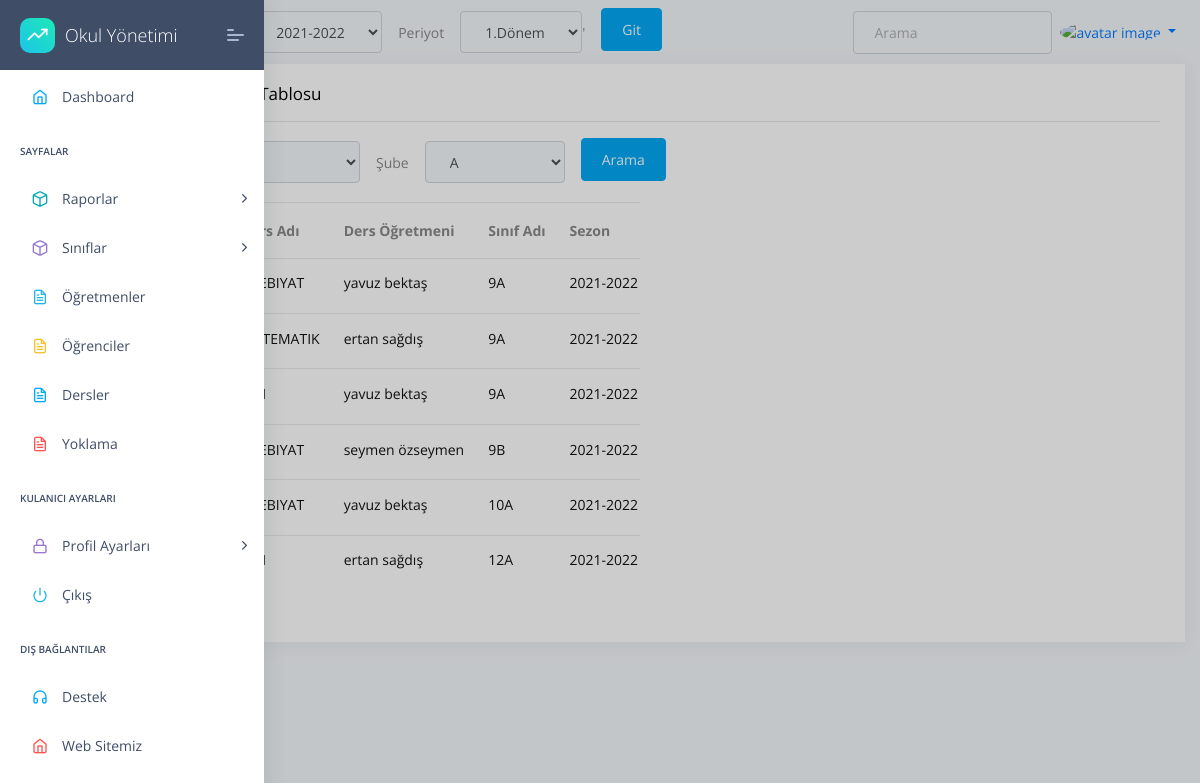
Screenshot of /lessons/lessons/list/ with the database file from the repository.
### apps/lessons/models.py (models this page shows, shortened)
class LessonClassList(models.Model):
    className= models.ForeignKey(StudentList,unique=False, related_name='lesson_classname', on_delete=models.CASCADE)
    lesson=models.ForeignKey(Lesson, related_name='lesson_lesson', on_delete=models.CASCADE)
    teacher=models.ForeignKey(Profil,blank=True, related_name='lesson_profil', on_delete=models.CASCADE)
    def __str__(self):
      return str(self.className)

class Lesson(models.Model):
    name=models.CharField(max_length=30)
    code=models.CharField(max_length=5)

### apps/home/models.py (models this page shows, shortened)
class Profil(models.Model):
    user=models.OneToOneField(User,on_delete=models.CASCADE,related_name="user")
    TC=models.CharField(max_length=11,unique=True,validators=[validateEven],blank=True,null=True)# regex eklenecek, validasyon yapilacak
    image=models.ImageField(upload_to=upload_location,blank=True,null=True,default='images/person.png')
    job=models.ForeignKey(JobsTable,on_delete=models.CASCADE,unique=False,blank=True,null=True)
    phone=models.CharField(validators=[validatePhone], max_length=17, blank=True,default="05",null=True,unique=False) # regex eklenecek, validasyon yapilacak
    adress=models.TextField(max_length=100,unique=False,blank=True,null=True)
    isWorking=models.BooleanField(default=True,unique=False,blank=True,null=True)
    HESCode=models.CharField(max_length=12,unique=True,validators=[validateHesCode],blank=True,null=True)
    birthdate=models.DateField(("Doğum Tarihiniz"), auto_now=False, auto_now_add=False,unique=False,blank=True,null=True)
    sexualChoice=(('Kız','Kız'),
              ('Erkek','Erkek'),
              ('Diger','Diğer'),
    )
    gender=CharField(max_length=10 ,choices=sexualChoice,unique=False,blank=True,null=True)

class Session(models.Model):
    session=models.CharField(max_length=10,default="2021-2022",unique=True)
    active=models.BooleanField(default=False)
    def __str__(self):
      return self.session

### apps/student/models.py (models this page shows)
class StudentList(models.Model):
    className=models.ForeignKey(Classes,on_delete=models.CASCADE)
    session=models.ForeignKey(Session,on_delete=models.CASCADE)
    periods=models.ForeignKey(Period,on_delete=models.CASCADE)
    students=models.ManyToManyField(Student,blank=True)
    mainteacher=models.ForeignKey(Profil,on_delete=models.CASCADE,blank=True,null=True,verbose_name="Sınıf Öğretmeni",related_name='teacher')
    seating_arrangement=models.CharField(max_length=10000,default=" / / / / / / / / / / / / / / / / / / / / / / / ")
    class Meta:
        ordering = ('className',"session","periods",)
    def __str__(self):
        return  str(self.session.session)+' '+self.periods.period +' '+str(self.className.level.level)+self.className.className.name

### apps/classes/models.py (models this page shows)
class Classes(models.Model):
    className=models.ForeignKey(ClassNames,on_delete=models.CASCADE,default="")
    level=models.ForeignKey(ClassLevels,on_delete=models.CASCADE)
    def __str__(self):
        return self.level.level+self.className.name

class ClassLevels(models.Model):
    level=models.CharField(default="9",max_length=2,unique=True)
    def __str__(self):
        return self.level

class ClassNames(models.Model):
    name=models.CharField(default="A",max_length=1,unique=True)
    class Meta:
        ordering = ('name',)
    def __str__(self):
        return self.name

### apps/lessons/views.py (the view)
# urls.py: path('lessons/list/', views.LessonClassListList.as_view()  ,name='LessonClassListList'),
class LessonClassListList(ListView):
    model=LessonClassList
    template_name="lesson/lesson-list.html"
    def get_context_data(self, **kwargs):
        context = super().get_context_data(**kwargs)
        context['classLevels']=ClassLevels.objects.all()
        context['sessions']=Session.objects.all()
        context['periods']=Period.objects.all()
        context['classNames']=ClassNames.objects.all()
        context['all_class_levels']=all_class_levels
        return context
    def get_queryset(self):
        queryset = {"lessonClassList": LessonClassList.objects.all()}
        sessionUpdate(self.request)
        session=Session.objects.get(active=True)
        period=Period.objects.get(active=True)
        className = self.request.GET.get("className")
        classLevel = self.request.GET.get("classLevel")
        query={}
        if className!="0" and className!=None:
            query['className__className__className__name__contains']=className
        else:
            query['className__className__className__name__contains']=""
        if classLevel!="0" and classLevel!=None:
            query['className__className__level__level__contains']=classLevel
        else:
            query['className__className__level__level__contains']=""
        query["className__session__session__contains"]=session
        query["className__periods__period__contains"]=period
        queryset = {"lessonClassList": LessonClassList.objects.filter(**query)}
        print(LessonClassList.objects.filter(**query))
        return queryset

### apps/attendance/views.py (called while the page is built)
def sessionUpdate(request):
    if request.GET.get("sessionID"):
        try:
            oldSession = Session.objects.get(active=1)
            oldSession.active=False
            oldSession.save()
        except:
            pass
        newSession=request.GET.get("sessionID")
        print("Yeni sezon : ",newSession)
        newSession = Session.objects.get(session=newSession)
        newSession.active=True
        newSession.save()
    if request.GET.get("periodID"):
        try:
            oldPeriod = Period.objects.get(active=1)
            oldPeriod.active=False
            oldPeriod.save()
        except:
            pass
        newPeriod =request.GET.get("periodID")
        print("Yeni Period  : ",newPeriod )
        newPeriod  = Period.objects.get(period=newPeriod )
        newPeriod.active=True
        newPeriod.save()

### apps/home/models.py (called while the page is built)
    def __str__(self):
      return self.period

### apps/templates/lesson/lesson-list.html (shortened to what this page needs)
{% extends "layouts/base.html" %}
{% block content %}
<div class="col-xl-12 col-md-6">
    <div class="card ">
        <div class="card-header">
            <h5>Mevcut Derslerin Tablosu</h5>
            <hr>
            {% include 'lesson/filter.html' %}
        </div>
        <div class="card-block px-0 py-3 col-md-6">
            <div class="table-responsive">
                <table class="table table-hover">
                    <thead>
                        <tr>
                            <th scope="col">Dersin Kodu</th>
                            <th scope="col">Ders Adı</th>
                            <th scope="col">Ders Öğretmeni</th>
                            <th scope="col">Sınıf Adı</th>
                            <th scope="col">Sezon</th>
                        </tr>
                    </thead>
                    <tbody>
                        {% for studentlist in object_list.lessonClassList %}
                        <tr class="unread">
                            <td title="Ders Kodu">
                                <h6 class="mb-1">{{studentlist.lesson.code}} </h6>
                            </td>
                            <td title="Ders Adı">
                                <h6 class="mb-1">{{studentlist.lesson.name}} </h6>
                            </td>
                            <td title="Öğretmen">
                                <h6 class="mb-1">{{studentlist.teacher.user.first_name}}  {{studentlist.teacher.user.last_name}}</h6>
                            </td>
                            <td title="Sınıf">
                                <h6 class="mb-1">{{studentlist.className.className}} </h6>
                            </td>
                            <td title="Sezon">
                                <h6 class="mb-1">{{studentlist.className.session}} </h6>
                            </td>
                        </tr>
                        {% endfor %}
                    </tbody>
                </table>
            </div>
        </div>
    </div>
</div>
{% endblock content %}

### rows the page displays
LessonClassList: lesson.name "EDEBIYAT", teacher.user.first_name "yavuz", teacher.user.last_name "bektaş", className.className "9A", className.session "2021-2022"
LessonClassList: lesson.name "MATEMATIK", teacher.user.first_name "ertan", teacher.user.last_name "sağdış", className.className "9A", className.session "2021-2022"
LessonClassList: teacher.user.first_name "yavuz", teacher.user.last_name "bektaş", className.className "9A", className.session "2021-2022"
LessonClassList: lesson.name "EDEBIYAT", teacher.user.first_name "seymen", teacher.user.last_name "özseymen", className.className "9B", className.session "2021-2022"
LessonClassList: lesson.name "EDEBIYAT", teacher.user.first_name "yavuz", teacher.user.last_name "bektaş", className.className "10A", className.session "2021-2022"
LessonClassList: teacher.user.first_name "ertan", teacher.user.last_name "sağdış", className.className "12A", className.session "2021-2022"

### other values shown
form field sessionID "2021-2022"
form field periodID "1.Dönem"
form field classLevel "9"
form field className "A"
